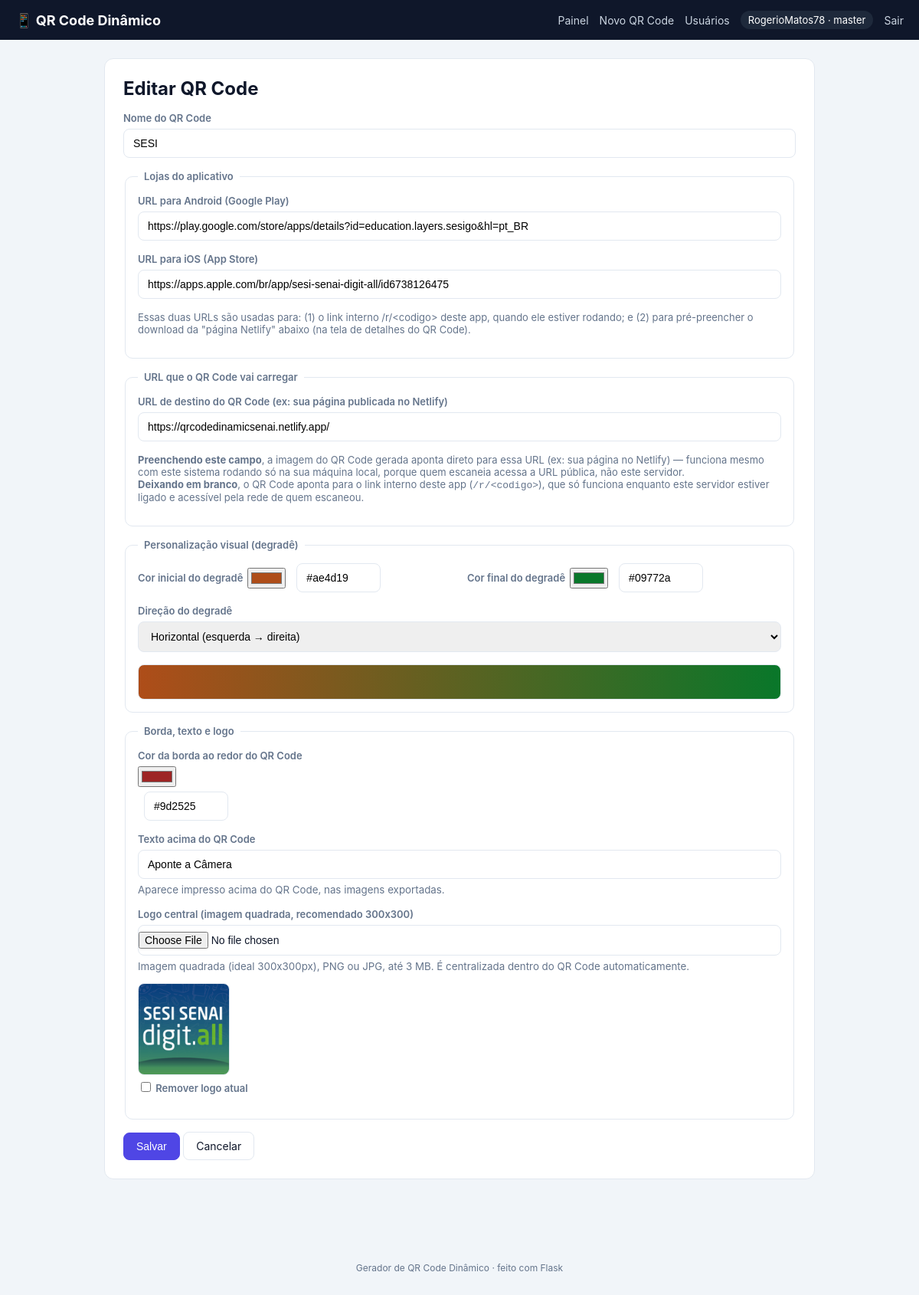
Page /qr/PDPOxQpa/editar (signed in) on the committed database.
### models.py (models this page shows, shortened)
class User(UserMixin, db.Model):
    __tablename__ = "users"
    id = db.Column(db.Integer, primary_key=True)
    username = db.Column(db.String(80), unique=True, nullable=False, index=True)
    password_hash = db.Column(db.String(255), nullable=False)
    created_at = db.Column(db.DateTime, default=datetime.utcnow)
    role = db.Column(db.String(20), nullable=False, default=ROLE_PADRAO)
    failed_login_attempts = db.Column(db.Integer, default=0)
    locked_until = db.Column(db.DateTime, nullable=True)
    qrcodes = db.relationship(
        "QRCode", backref="owner", lazy=True, cascade="all, delete-orphan"
    )
    @property
    def is_master(self) -> bool:
        return self.role == ROLE_MASTER
    def can_manage(self, qr: "QRCode") -> bool:
        return self.is_master or qr.user_id == self.id

class QRCode(db.Model):
    __tablename__ = "qrcodes"
    id = db.Column(db.Integer, primary_key=True)
    user_id = db.Column(db.Integer, db.ForeignKey("users.id"), nullable=False)
    name = db.Column(db.String(120), nullable=False)
    slug = db.Column(db.String(16), unique=True, nullable=False, index=True)
    android_url = db.Column(db.String(500), nullable=True)
    ios_url = db.Column(db.String(500), nullable=True)
    desktop_url = db.Column(db.String(500), nullable=True)
    color_start = db.Column(db.String(7), default="#4F46E5")  # hex, ex: #4F46E5
    color_end = db.Column(db.String(7), default="#06B6D4")
    gradient_direction = db.Column(db.String(20), default="horizontal")  # horizontal|vertical|radial|square
    border_color = db.Column(db.String(7), default="#FFFFFF")
    caption_text = db.Column(db.String(160), default="Aponte a câmera para o QR Code")
    logo_filename = db.Column(db.String(255), nullable=True)
    created_at = db.Column(db.DateTime, default=datetime.utcnow)
    updated_at = db.Column(db.DateTime, default=datetime.utcnow, onupdate=datetime.utcnow)

### app.py (the view, shortened to what this page needs)
    @app.route("/qr/<slug>/editar", methods=["GET", "POST"])
    @login_required
    def qr_edit(slug):
        qr = get_qrcode_or_404(slug)
        require_manage(qr)
        form = QRCodeForm(obj=qr)
        if request.method == "GET":
            form.remove_logo.data = False
        return render_template("qr_form.html", form=form, mode="editar", qr=qr)

### templates/qr_form.html (shortened to what this page needs)
{% extends "base.html" %}
{% block content %}
<div class="card">
  <h1>{{ 'Editar QR Code' if mode == 'editar' else 'Novo QR Code' }}</h1>
  <form method="POST" enctype="multipart/form-data" novalidate class="qr-form">
    <div class="field">
      {{ form.name.label }}
      {{ form.name(class_="input") }}
    </div>
    <fieldset>
      <legend>Lojas do aplicativo</legend>
      <div class="field">
        {{ form.android_url.label }}
        {{ form.android_url(class_="input", placeholder="https://play.google.com/store/apps/details?id=...") }}
      </div>
      <div class="field">
        {{ form.ios_url.label }}
        {{ form.ios_url(class_="input", placeholder="https://apps.apple.com/app/...") }}
      </div>
      {% if current_user.is_master %}
      <p class="muted small">Essas duas URLs são usadas para: (1) o link interno /r/&lt;codigo&gt; deste app, quando ele estiver rodando; e (2) para pré-preencher o download da "página Netlify" abaixo (na tela de detalhes do QR Code).</p>
      {% else %}
      <p class="muted small">Essas duas URLs são usadas para o redirecionamento por dispositivo: quem escanear no Android cai na Google Play, e no iOS cai na App Store.</p>
      {% endif %}
    </fieldset>
    <fieldset>
      <legend>URL que o QR Code vai carregar</legend>
      <div class="field">
        {{ form.desktop_url.label }}
        {{ form.desktop_url(class_="input", placeholder="https://qrcodedinamicsenai.netlify.app/") }}
      </div>
      {% if current_user.is_master %}
      <p class="muted small">
        <strong>Preenchendo este campo</strong>, a imagem do QR Code gerada aponta direto para essa
        URL (ex: sua página no Netlify) — funciona mesmo com este sistema rodando só na sua máquina
        local, porque quem escaneia acessa a URL pública, não este servidor.<br>
        <strong>Deixando em branco</strong>, o QR Code aponta para o link interno deste app
        (<code>/r/&lt;codigo&gt;</code>), que só funciona enquanto este servidor estiver ligado e
        acessível pela rede de quem escaneou.
      </p>
      {% endif %}
    </fieldset>
    <fieldset>
      <legend>Personalização visual (degradê)</legend>
      <div class="color-row">
        <div class="field">
          {{ form.color_start.label }}
          <input type="color" id="color_start_picker" value="{{ form.color_start.data or '#4F46E5' }}">
          {{ form.color_start(class_="input hex-input") }}
        </div>
        <div class="field">
          {{ form.color_end.label }}
          <input type="color" id="color_end_picker" value="{{ form.color_end.data or '#06B6D4' }}">
          {{ form.color_end(class_="input hex-input") }}
        </div>
      </div>
      <div class="field">
        {{ form.gradient_direction.label }}
        {{ form.gradient_direction(class_="input") }}
      </div>
      <div id="gradient-preview" class="gradient-preview"></div>
    </fieldset>
    <fieldset>
      <legend>Borda, texto e logo</legend>
      <div class="field">
        {{ form.border_color.label }}
        <input type="color" id="border_color_picker" value="{{ form.border_color.data or '#FFFFFF' }}">
        {{ form.border_color(class_="input hex-input") }}
      </div>
      <div class="field">
        {{ form.caption_text.label }}
        {{ form.caption_text(class_="input", placeholder="Aponte a câmera para o QR Code") }}
        <small class="muted">Aparece impresso acima do QR Code, nas imagens exportadas.</small>
      </div>
      <div class="field">
        {{ form.logo.label }}
        {{ form.logo(class_="input file-input") }}
        <small class="muted">Imagem quadrada (ideal 300x300px), PNG ou JPG, até 3 MB. É centralizada
          dentro do QR Code automaticamente.</small>
        {% if qr and qr.logo_filename %}
          <img class="logo-preview" src="{{ url_for('static', filename='logos/' ~ qr.logo_filename) }}" alt="Logo atual">
          <label class="checkbox-field">{{ form.remove_logo() }} {{ form.remove_logo.label }}</label>
        {% endif %}
      </div>
    </fieldset>
    <button type="submit" class="btn btn-primary">Salvar</button>
    {% if qr %}
      <a href="{{ url_for('qr_detail', slug=qr.slug) }}" class="btn">Cancelar</a>
    {% endif %}
  </form>
</div>
{% endblock %}

### templates/base.html (shortened to what this page needs)
<!DOCTYPE html>
<html lang="pt-br">
<head>
<link rel="stylesheet" href="{{ url_for('static', filename='css/style.css') }}">
</head>
<body>
<header class="topbar">
  <a class="brand" href="{{ url_for('index') }}">📱 QR Code Dinâmico</a>
  <nav>
    {% if current_user.is_authenticated %}
      <a href="{{ url_for('dashboard') }}">Painel</a>
      <a href="{{ url_for('qr_new') }}">Novo QR Code</a>
      {% if current_user.is_master %}
        <a href="{{ url_for('usuarios_list') }}">Usuários</a>
      {% endif %}
      <span class="user-chip">{{ current_user.username }}{% if current_user.is_master %} · master{% endif %}</span>
      <a href="{{ url_for('logout') }}" class="btn-link">Sair</a>
    {% else %}
      <a href="{{ url_for('login') }}">Entrar</a>
      <a href="{{ url_for('register') }}">Criar conta</a>
    {% endif %}
  </nav>
</header>
<main class="container">
  {% block content %}{% endblock %}
</main>
<footer class="footer">
  <p>Gerador de QR Code Dinâmico &middot; feito com Flask</p>
</footer>
</body>
</html>

### static/css/style.css (style rules this page uses)
:root { --bg: #0f172a; --bg-card: #ffffff; --text: #0f172a; --muted: #64748b; --primary: #4f46e5; --primary-dark: #3730a3; --danger: #dc2626; --border: #e2e8f0; --radius: 12px; }
* { box-sizing: border-box; }
body { margin: 0; font-family: -apple-system, BlinkMacSystemFont, "Segoe UI", Roboto, Arial, sans-serif; background: #f1f5f9; color: var(--text); min-height: 100vh; display: flex; flex-direction: column; }
.topbar { background: var(--bg); color: #fff; display: flex; align-items: center; justify-content: space-between; padding: 14px 20px; flex-wrap: wrap; gap: 10px; }
.brand { color: #fff; font-weight: 700; text-decoration: none; font-size: 18px; }
.topbar nav { display: flex; align-items: center; gap: 14px; flex-wrap: wrap; }
.topbar nav a { color: #cbd5e1; text-decoration: none; font-size: 14px; }
.user-chip { background: #1e293b; padding: 4px 10px; border-radius: 999px; font-size: 13px; }
.container { flex: 1; width: 100%; max-width: 960px; margin: 0 auto; padding: 24px 16px 60px; }
.card { background: var(--bg-card); border: 1px solid var(--border); border-radius: var(--radius); padding: 24px; margin-bottom: 20px; }
h1 { margin-top: 0; font-size: 24px; }
.field { margin-bottom: 16px; display: flex; flex-direction: column; gap: 6px; }
.field label { font-size: 13px; font-weight: 600; color: var(--muted); }
.checkbox-field { flex-direction: row; align-items: center; gap: 8px; }
.input { padding: 10px 12px; border: 1px solid var(--border); border-radius: 8px; font-size: 14px; width: 100%; }
fieldset { border: 1px solid var(--border); border-radius: 10px; padding: 16px; margin-bottom: 16px; }
legend { padding: 0 8px; font-weight: 600; color: var(--muted); font-size: 13px; }
.color-row { display: flex; gap: 20px; flex-wrap: wrap; }
.color-row .field { flex: 1; min-width: 160px; flex-direction: row; align-items: center; }
.hex-input { max-width: 110px; margin-left: 8px; }
.gradient-preview { height: 46px; border-radius: 8px; margin-top: 10px; border: 1px solid var(--border); }
.btn { display: inline-block; padding: 9px 16px; border-radius: 8px; border: 1px solid var(--border); background: #fff; color: var(--text); text-decoration: none; font-size: 14px; cursor: pointer; }
.btn-primary { background: var(--primary); color: #fff; border-color: var(--primary); }
.btn-link { background: none; border: none; color: #cbd5e1; cursor: pointer; }
.muted { color: var(--muted); }
.small { font-size: 13px; }
.logo-preview { max-width: 120px; max-height: 120px; border-radius: 8px; border: 1px solid var(--border); margin-top: 8px; }
.file-input { padding: 8px 0; }
.footer { text-align: center; padding: 16px; color: var(--muted); font-size: 12px; }

### rows in the picture
User: username "RogerioMatos78"
QRCode: name "SESI", android_url "https://play.google.com/store/apps/details?id=education.layers.sesigo&hl=pt_BR", ios_url "https://apps.apple.com/br/app/sesi-senai-digit-all/id6738126475", desktop_url "https://qrcodedinamicsenai.netlify.app/", color_start "#ae4d19", color_end "#09772a", gradient_direction "Horizontal (esquerda → direita)", border_color "#9d2525", caption_text "Aponte a Câmera", logo_filename (picture)

### other values in the picture
{{ 'Editar QR Code' if mode == 'editar' else 'Novo QR Code' }} "Editar QR Code"
